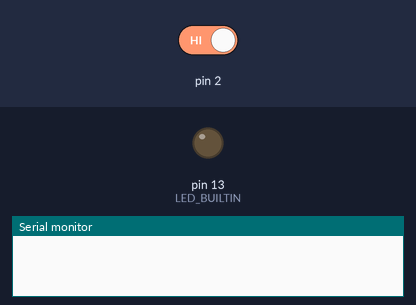
A program run on a simulated Arduino Uno, built with avr-gcc and run on an emulated ATmega328P. Shown: output pins drawn as LEDs (lit = HIGH), the last lines printed to the serial monitor. Inputs (shaded band) come from the test bench; at power-on: pin 2 HIGH.

Above: at 1.2 s.
1.3 s: pin 2 driven LOW
2.8 s: pin 2 driven HIGH
At 5.5 s:
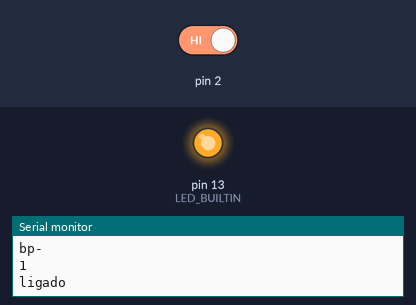
Timing chart, 0 to 8.3 s (numbered marks = the images above; inputs shaded):
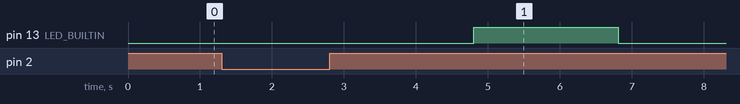

The program:

main.cpp
```cpp
#include <Arduino.h>
unsigned long t = 0;
unsigned long tempo_anterior = 0;
int Botao ;
int Botao_pressionado = LOW;
int EstadoLED = LOW;
unsigned long t2 = 0;
unsigned long tempo_anterior2 = 0;
int comeca_a_descontar = 0;

void setup()
{
  Serial.begin(9600);
  pinMode(2,INPUT);
  pinMode(LED_BUILTIN, OUTPUT);
}

void loop()
{
//Leitura do botão
 Botao = !digitalRead(2);

// se botao for pressionado
if(Botao)
{
  // botao pressionado
  Botao_pressionado=HIGH;
  Serial.println("bp- ");
  Serial.println(Botao_pressionado);

  // comecar a contagem
  tempo_anterior=millis();
}

//Se botão foi pressionado
if (Botao_pressionado)
{
  // conta
  t=millis();
  //se maior do que 2s
  if (t-tempo_anterior>2000)
  {
    //ligar LED
    digitalWrite(LED_BUILTIN,HIGH);
    Serial.println("ligado");

    //cancela o botão pressionado
    Botao_pressionado = LOW;

    //começa a contagem do desliga
    tempo_anterior2 = millis();

    //dizer que a contegem do desliga tem de acontecer
    comeca_a_descontar = 1;
    }
}
    // se começar a descontagem
    if(comeca_a_descontar)
    {
    // se começar a contagem para desligar
    t2=millis();

    // se passou 2 segundos
    if(t2-tempo_anterior2>2000)
    {
        //desligar
        digitalWrite(LED_BUILTIN, LOW);
        Serial.println("desligado");
        comeca_a_descontar = 0;

      }
}
}
```

Measured:
- after the input at 2.8 s, pin 13 (LED_BUILTIN): LOW → HIGH after 2.0 s, → LOW 2.0 s later
